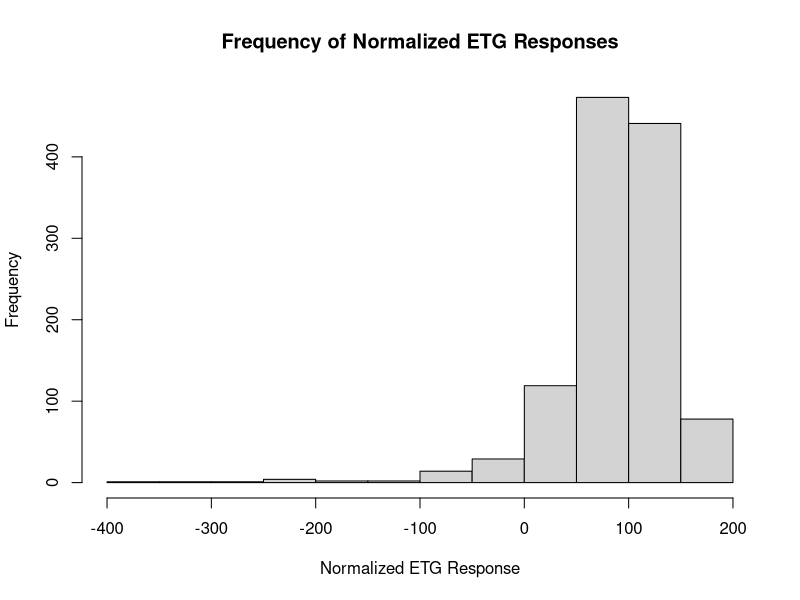
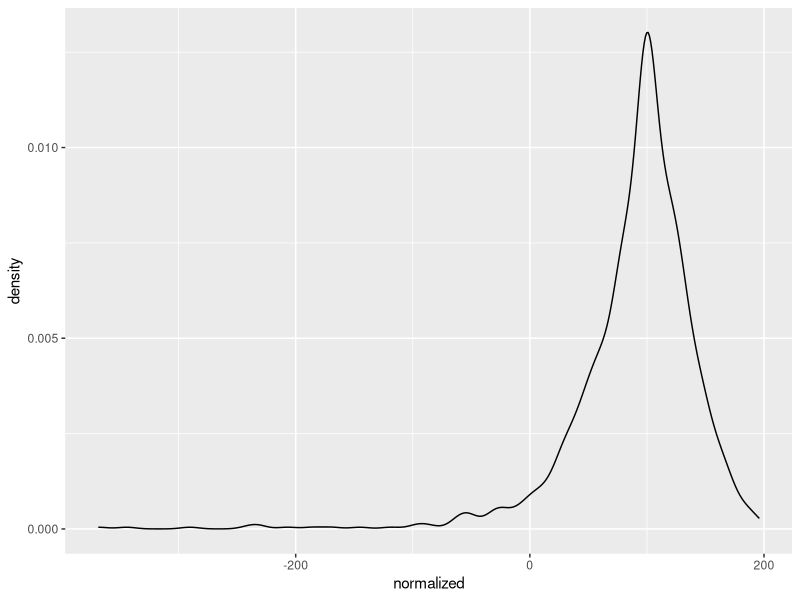

Reproduce these figures in R, in order. (Note: this script raises an error after producing the figures.)
## ---- chunk 1
knitr::opts_chunk$set(echo = TRUE)
require(tidyverse)
## ---- chunk 2
setwd("/Users/joelgoodwin/Google Drive/School/Masters/Classes/Biol 5023- Research Methods II/VarroaETG_Percent")
## ---- chunk 3

my.df <- read_csv('DataForR.csv')

## ---- chunk 4

str(my.df)
summary(my.df)

## ---- chunk 5

hist(my.df$normalized, 
     xlab="Normalized ETG Response", ylab="Frequency", 
     main="Frequency of Normalized ETG Responses")

p <- ggplot(data=my.df, aes(normalized))
p + geom_density()

## ---- chunk 6

my.df <- mutate()

#change integer to factor for trials
data$trial<-factor(data$trial)

#lists the levels of factors
levels(data$trial)

#change number to factor for concentration "conc"
data$conc<-factor(data$conc)
levels(data$conc)

#looking to see what the types of odour are
levels(data$odour)
## ---- chunk 7
temp1<-subset(data, odour != "1-Hexadecanol")
temp2<-subset(temp1, odour != "Methyl Palmitate")
temp3<-subset(temp2, odour != "Hexane")
good_runs<-subset(temp3, odour != "Palmitic Acid")
## ---- chunk 8
subsetted <- mutate(good_runs,
                    Zresponse = normalized - 100)
## ---- chunk 9
hist(subsetted$Zresponse,xlab="Normalized ETG Response",ylab="Frequency", main="Frequency of Normalized ETG Responses")
## ---- chunk 10
nonegatives <- subsetted %>%
  mutate(Zresponse= ifelse(Zresponse <0, NA, Zresponse)) 
str(nonegatives)
## ---- chunk 11
ggplot(nonegatives)+
  geom_boxplot(aes(x=conc,y= Zresponse, group= conc))+
  xlab("Concentration")+ylab("Normalized Percent Reaction")+ggtitle("Faceted ETG Plots")+
  theme_bw(10)+
  facet_wrap(~odour)
